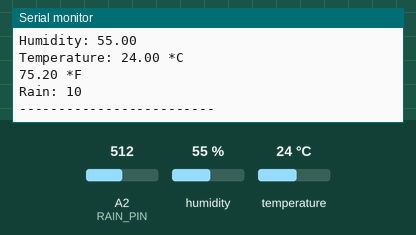
A sketch run on a simulated Arduino Uno, built with avr-gcc and run on an emulated ATmega328P. On the bench: the last lines printed to the serial monitor. The inputs (shaded band) are chosen by the test bench; at power-on: humidity 55 %, A2 (RAIN_PIN) = 512, temperature 24 °C.

Above: at 3.8 s.
3.9 s: humidity set to 22 %
7.9 s: A2 (RAIN_PIN) set to 716
At 10.1 s:
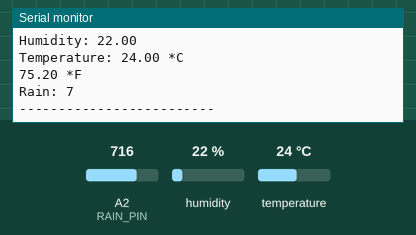
11.9 s: temperature set to 12 °C
At 12.9 s:
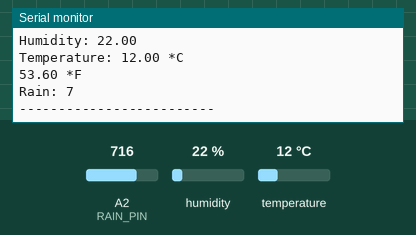
15.9 s: A2 (RAIN_PIN) set to 900
At 19.6 s:
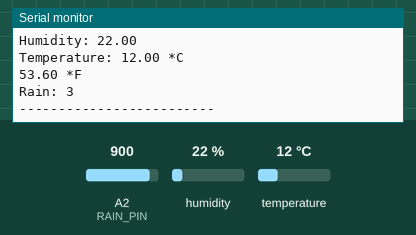
19.9 s: humidity set to 40 %
Timing chart, 0 to 22.9 s (numbered marks = the images above; inputs shaded):
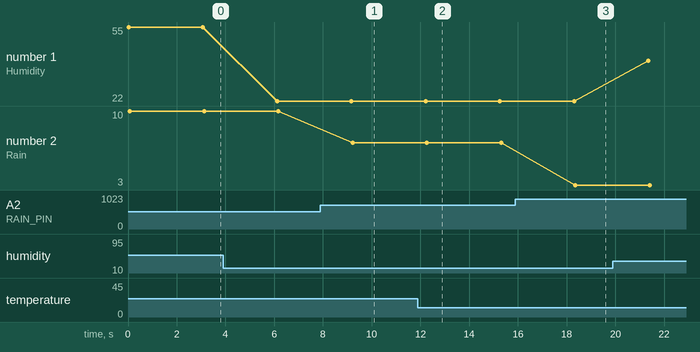

The sketch:

Chapter_9_sketch.ino
```cpp
#include "DHT.h"

#define DHT_PIN 3
#define RAIN_PIN A2
#define DHT_TYPE DHT11
#define RAIN_SENSOR_MAX 1024
#define RAIN_SENSOR_MIN 0
#define RAIN_OUT_MAX 20
#define RAIN_OUT_MIN 0

DHT dht(DHT_PIN, DHT_TYPE);

void setup() {
  Serial.begin(9600);
  dht.begin();
}

void loop() {
  float humidity = dht.readHumidity();
  float celsius = dht.readTemperature();
  float fahreheit = dht.readTemperature(true);

  if (isnan(humidity) || isnan(celsius) || isnan(fahreheit)) {
    Serial.println("Read Failed");
    return;
  }

 // float hif = dht.computeHeatIndex(fahreheit, humidity);
 // float hic = dht.computeHeatIndex(celsius, humidity, false);

  Serial.print("Humidity: ");
  Serial.println(humidity);
  Serial.print("Temperature: ");
  Serial.print(celsius);
  Serial.println(" *C ");
  Serial.print(fahreheit);
  Serial.println(" *F");

  int rain = analogRead(RAIN_PIN);
  if (isnan(rain)) {
    Serial.println("Read Failed");
    return;
  }
  int range = map(rain, RAIN_SENSOR_MIN, RAIN_SENSOR_MAX, RAIN_OUT_MAX, RAIN_OUT_MIN);
  Serial.print("Rain: ");
  Serial.println(range);

  Serial.println("-------------------------");
  delay(3000);
  /*
  Serial.print("Heat index: ");
  Serial.print(hic);
  Serial.println(" *C ");
  Serial.print(hif);
  Serial.printlnln(" *F");
  */

}
```

Measured:
- after the input at 7.9 s, the serial monitor: prints a new line after 1.3 s (image 1)
- after the input at 11.9 s, the serial monitor: prints a new line after 0.33 s (image 2)
- after the input at 15.9 s, the serial monitor: prints a new line after 2.5 s (image 3)
- plotted number 1: 55 → 22 after the input at 3.9 s, 22 → 40 after the input at 19.9 s
- plotted number 2: 10 → 7 after the input at 7.9 s, 7 → 3 after the input at 15.9 s
